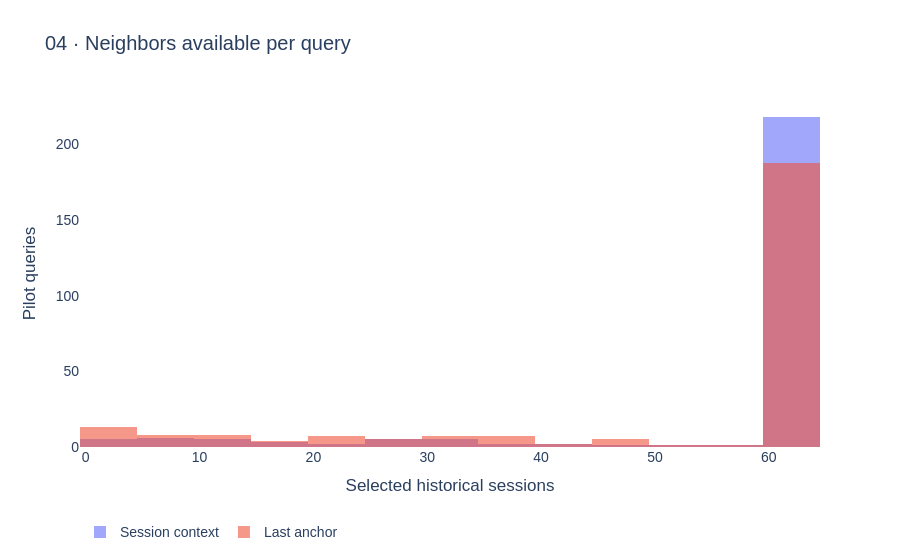

Notebook source saved alongside this figure:
### Markdown cell above
## Chart 4

### Code cell
view.show_chart(4)

### Figure 1 — Plotly figure (JSON) as saved in the notebook; plotly's stock layout.template omitted (floating-point values rounded to 4 significant figures; data arrays with more than 128 entries replaced by an {"elided": "..."} marker saying what was removed)
{"data": [{"name": "Session context", "nbinsx": 16, "opacity": 0.6, "type": "histogram", "x": {"elided": "256 int values"}}, {"name": "Last anchor", "nbinsx": 16, "opacity": 0.6, "type": "histogram", "x": {"elided": "256 int values"}}], "layout": {"barmode": "overlay", "font": {"family": "Arial", "size": 14}, "legend": {"orientation": "h", "y": -0.2}, "paper_bgcolor": "white", "plot_bgcolor": "white", "title": {"text": "04 · Neighbors available per query"}, "xaxis": {"automargin": true, "title": {"text": "Selected historical sessions"}}, "yaxis": {"automargin": true, "title": {"text": "Pilot queries"}}}}
